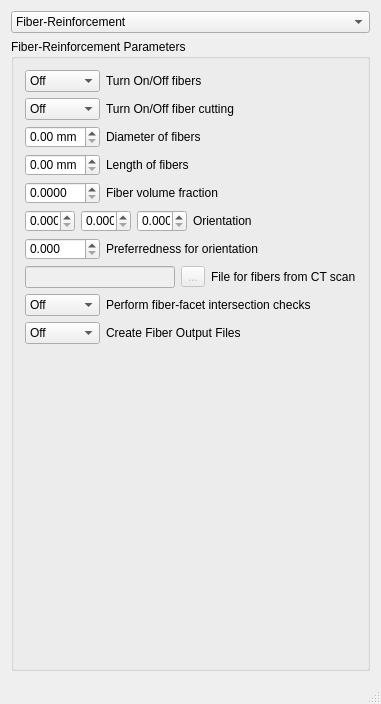
<?xml version='1.0' encoding='UTF-8'?>
<ui version="4.0">
 <class>MainWindow</class>
 <widget class="QMainWindow" name="MainWindow">
  <property name="geometry">
   <rect>
    <x>0</x>
    <y>0</y>
    <width>381</width>
    <height>704</height>
   </rect>
  </property>
  <property name="sizePolicy">
   <sizepolicy hsizetype="Expanding" vsizetype="Preferred">
    <horstretch>0</horstretch>
    <verstretch>0</verstretch>
   </sizepolicy>
  </property>
  <property name="windowIcon">
   <iconset>
    <normaloff>:/icons/PartDesign_Line.svg</normaloff>:/icons/PartDesign_Line.svg</iconset>
  </property>
  <property name="windowTitle">
   <string>Fiber-Reinforcement Parameters</string>
  </property>
  <property name="sizeGripEnabled" stdset="0">
   <bool>true</bool>
  </property>
  <widget class="QWidget" name="centralwidget">
   <property name="sizePolicy">
    <sizepolicy hsizetype="Expanding" vsizetype="Expanding">
     <horstretch>0</horstretch>
     <verstretch>0</verstretch>
    </sizepolicy>
   </property>
   <layout class="QGridLayout" name="gridLayout">
   <item row="0" column="0">
    <widget class="QComboBox" name="PrimitiveTypeCB">
     <property name="enabled">
      <bool>true</bool>
     </property>
     <property name="sizePolicy">
      <sizepolicy hsizetype="Minimum" vsizetype="Preferred">
       <horstretch>0</horstretch>
       <verstretch>0</verstretch>
      </sizepolicy>
     </property>
     <property name="maxVisibleItems">
      <number>16</number>
     </property>
     <item>
      <property name="text">
       <string notr="true">Fiber-Reinforcement</string>
      </property>
      <property name="icon">
       <iconset>
        <normaloff>:/icons/PartDesign_Line.svg</normaloff>:/icons/PartDesign_Line.svg</iconset>
      </property>
     </item>
     <item>
      <property name="text">
       <string notr="true">Fiber-Reinforcement - Sweep 3DP</string>
      </property>
      <property name="icon">
       <iconset>
        <normaloff>:/icons/PartDesign_Line.svg</normaloff>:/icons/PartDesign_Line.svg</iconset>
      </property>
     </item>
     <item>
      <property name="text">
       <string notr="true">Rebar Parameters</string>
      </property>
      <property name="icon">
       <iconset>
        <normaloff>:/icons/PartDesign_Line.svg</normaloff>:/icons/PartDesign_Line.svg</iconset>
      </property>
     </item>
     </widget>
   </item>
   <item row="1" column="0">
    <widget class="QGroupBox" name="groupBox_2">
     <property name="enabled">
      <bool>true</bool>
     </property>
     <property name="styleSheet">
      <string notr="true">border-color: rgb(182, 182, 182);</string>
     </property>
     <property name="title">
      <string>Fiber-Reinforcement Parameters</string>
     </property>
     <layout class="QGridLayout">
      <property name="leftMargin">
       <number>0</number>
      </property>
      <property name="topMargin">
       <number>0</number>
      </property>
      <property name="rightMargin">
       <number>0</number>
      </property>
      <property name="bottomMargin">
       <number>0</number>
      </property>
      <property name="spacing">
       <number>0</number>
      </property>
      <item row="0" column="0">
       <widget class="QStackedWidget" name="widgetStack2">
        <property name="enabled">
         <bool>true</bool>
        </property>
        <property name="styleSheet">
         <string notr="true">border-color: rgb(182, 182, 182);</string>
        </property>
        <property name="currentIndex">
         <number>0</number>
        </property>
        <widget class="QWidget" name="Page2_cylinder">
         <property name="enabled">
          <bool>true</bool>
         </property>
         <layout class="QGridLayout" name="gridLayout_3">
          <item row="0" column="0">
           <layout class="QHBoxLayout" name="horizontalLayout_3">
            <item>
             <widget class="QComboBox" name="fiberToggle">
              <property name="sizePolicy">
               <sizepolicy hsizetype="Fixed" vsizetype="Fixed">
                <horstretch>0</horstretch>
                <verstretch>0</verstretch>
               </sizepolicy>
              </property>
              <property name="minimumSize">
               <size>
                <width>75</width>
                <height>0</height>
               </size>
              </property>
              <property name="maximumSize">
               <size>
                <width>75</width>
                <height>16777215</height>
               </size>
              </property>
              <item>
               <property name="text">
                <string>Off</string>
               </property>
              </item>
              <item>
               <property name="text">
                <string>On</string>
               </property>
              </item>
             </widget>
            </item>
            <item>
             <widget class="QLabel" name="textLabel2_3">
              <property name="enabled">
               <bool>true</bool>
              </property>
              <property name="text">
               <string>Turn On/Off fibers</string>
              </property>
             </widget>
            </item>
           </layout>
          </item>
          <item row="1" column="0">
           <layout class="QHBoxLayout" name="horizontalLayout_4">
            <item>
             <widget class="QComboBox" name="fiberCutting">
              <property name="enabled">
               <bool>true</bool>
              </property>
              <property name="sizePolicy">
               <sizepolicy hsizetype="Fixed" vsizetype="Fixed">
                <horstretch>0</horstretch>
                <verstretch>0</verstretch>
               </sizepolicy>
              </property>
              <property name="minimumSize">
               <size>
                <width>75</width>
                <height>0</height>
               </size>
              </property>
              <property name="maximumSize">
               <size>
                <width>75</width>
                <height>16777215</height>
               </size>
              </property>
              <item>
               <property name="text">
                <string>Off</string>
               </property>
              </item>
              <item>
               <property name="text">
                <string>On</string>
               </property>
              </item>
             </widget>
            </item>
            <item>
             <widget class="QLabel" name="textLabel2_5">
              <property name="text">
               <string>Turn On/Off fiber cutting</string>
              </property>
             </widget>
            </item>
           </layout>
          </item>
          <item row="2" column="0">
           <layout class="QHBoxLayout" name="horizontalLayout_5">
            <item>
             <widget class="QDoubleSpinBox" name="fiberDiameter">
              <property name="sizePolicy">
               <sizepolicy hsizetype="Fixed" vsizetype="Fixed">
                <horstretch>0</horstretch>
                <verstretch>0</verstretch>
               </sizepolicy>
              </property>
              <property name="minimumSize">
               <size>
                <width>75</width>
                <height>20</height>
               </size>
              </property>
              <property name="maximumSize">
               <size>
                <width>75</width>
                <height>16777215</height>
               </size>
              </property>
              <property name="suffix">
               <string> mm</string>
              </property>
              <property name="maximum">
               <double>999999.000000000000000</double>
              </property>
             </widget>
            </item>
            <item>
             <widget class="QLabel" name="textLabel2_4">
              <property name="text">
               <string>Diameter of fibers</string>
              </property>
             </widget>
            </item>
           </layout>
          </item>
          <item row="3" column="0">
           <layout class="QHBoxLayout" name="horizontalLayout_6">
            <item>
             <widget class="QDoubleSpinBox" name="fiberLength">
              <property name="sizePolicy">
               <sizepolicy hsizetype="Fixed" vsizetype="Fixed">
                <horstretch>0</horstretch>
                <verstretch>0</verstretch>
               </sizepolicy>
              </property>
              <property name="minimumSize">
               <size>
                <width>75</width>
                <height>20</height>
               </size>
              </property>
              <property name="maximumSize">
               <size>
                <width>75</width>
                <height>16777215</height>
               </size>
              </property>
              <property name="suffix">
               <string> mm</string>
              </property>
              <property name="maximum">
               <double>999999.000000000000000</double>
              </property>
             </widget>
            </item>
            <item>
             <widget class="QLabel" name="textLabel2_6">
              <property name="text">
               <string>Length of fibers</string>
              </property>
             </widget>
            </item>
           </layout>
          </item>
          <item row="4" column="0">
           <layout class="QHBoxLayout" name="horizontalLayout_7">
            <item>
             <widget class="QDoubleSpinBox" name="fiberVol">
              <property name="sizePolicy">
               <sizepolicy hsizetype="Fixed" vsizetype="Fixed">
                <horstretch>0</horstretch>
                <verstretch>0</verstretch>
               </sizepolicy>
              </property>
              <property name="minimumSize">
               <size>
                <width>75</width>
                <height>20</height>
               </size>
              </property>
              <property name="maximumSize">
               <size>
                <width>75</width>
                <height>16777215</height>
               </size>
              </property>
              <property name="suffix">
               <string />
              </property>
              <property name="decimals">
               <number>4</number>
              </property>
              <property name="maximum">
               <double>999999.000000000000000</double>
              </property>
             </widget>
            </item>
            <item>
             <widget class="QLabel" name="textLabel2_7">
              <property name="text">
               <string>Fiber volume fraction</string>
              </property>
             </widget>
            </item>
           </layout>
          </item>
          <item row="5" column="0">
           <layout class="QHBoxLayout" name="horizontalLayout_8">
            <item>
             <widget class="QDoubleSpinBox" name="fiberOrien1">
              <property name="sizePolicy">
               <sizepolicy hsizetype="Fixed" vsizetype="Fixed">
                <horstretch>0</horstretch>
                <verstretch>0</verstretch>
               </sizepolicy>
              </property>
              <property name="minimumSize">
               <size>
                <width>50</width>
                <height>20</height>
               </size>
              </property>
              <property name="maximumSize">
               <size>
                <width>50</width>
                <height>16777215</height>
               </size>
              </property>
              <property name="suffix">
               <string />
              </property>
              <property name="decimals">
               <number>3</number>
              </property>
              <property name="maximum">
               <double>999999.000000000000000</double>
              </property>
             </widget>
            </item>
            <item>
             <widget class="QDoubleSpinBox" name="fiberOrien2">
              <property name="sizePolicy">
               <sizepolicy hsizetype="Fixed" vsizetype="Fixed">
                <horstretch>0</horstretch>
                <verstretch>0</verstretch>
               </sizepolicy>
              </property>
              <property name="minimumSize">
               <size>
                <width>50</width>
                <height>20</height>
               </size>
              </property>
              <property name="maximumSize">
               <size>
                <width>50</width>
                <height>16777215</height>
               </size>
              </property>
              <property name="suffix">
               <string />
              </property>
              <property name="decimals">
               <number>3</number>
              </property>
              <property name="maximum">
               <double>999999.000000000000000</double>
              </property>
             </widget>
            </item>
            <item>
             <widget class="QDoubleSpinBox" name="fiberOrien3">
              <property name="sizePolicy">
               <sizepolicy hsizetype="Fixed" vsizetype="Fixed">
                <horstretch>0</horstretch>
                <verstretch>0</verstretch>
               </sizepolicy>
              </property>
              <property name="minimumSize">
               <size>
                <width>50</width>
                <height>20</height>
               </size>
              </property>
              <property name="maximumSize">
               <size>
                <width>50</width>
                <height>16777215</height>
               </size>
              </property>
              <property name="suffix">
               <string />
              </property>
              <property name="decimals">
               <number>3</number>
              </property>
              <property name="maximum">
               <double>999999.000000000000000</double>
              </property>
             </widget>
            </item>
            <item>
             <widget class="QLabel" name="textLabel2_8">
              <property name="text">
               <string>Orientation</string>
              </property>
             </widget>
            </item>
           </layout>
          </item>
          <item row="6" column="0">
           <layout class="QHBoxLayout" name="horizontalLayout_9">
            <item>
             <widget class="QDoubleSpinBox" name="fiberPref">
              <property name="sizePolicy">
               <sizepolicy hsizetype="Fixed" vsizetype="Fixed">
                <horstretch>0</horstretch>
                <verstretch>0</verstretch>
               </sizepolicy>
              </property>
              <property name="minimumSize">
               <size>
                <width>75</width>
                <height>20</height>
               </size>
              </property>
              <property name="maximumSize">
               <size>
                <width>75</width>
                <height>16777215</height>
               </size>
              </property>
              <property name="suffix">
               <string />
              </property>
              <property name="decimals">
               <number>3</number>
              </property>
              <property name="maximum">
               <double>1.000000000000000</double>
              </property>
             </widget>
            </item>
            <item>
             <widget class="QLabel" name="textLabel2_9">
              <property name="text">
               <string>Preferredness for orientation</string>
              </property>
             </widget>
            </item>
           </layout>
          </item>
          <item row="7" column="0">
           <layout class="QHBoxLayout" name="horizontalLayout_10">
            <item>
             <widget class="QLineEdit" name="fiberFile">
              <property name="enabled">
               <bool>false</bool>
              </property>
              <property name="readOnly">
               <bool>false</bool>
              </property>
             </widget>
            </item>
            <item>
             <widget class="QToolButton" name="readFileButton">
              <property name="enabled">
               <bool>false</bool>
              </property>
              <property name="text">
               <string notr="true">...</string>
              </property>
             </widget>
            </item>
            <item>
             <widget class="QLabel" name="textLabel2_10">
              <property name="text">
               <string>File for fibers from CT scan</string>
              </property>
             </widget>
            </item>
           </layout>
          </item>
          <item row="8" column="0">
           <layout class="QHBoxLayout" name="horizontalLayout_19">
            <item>
             <widget class="QComboBox" name="fiberIntersections">
              <property name="enabled">
               <bool>true</bool>
              </property>
              <property name="sizePolicy">
               <sizepolicy hsizetype="Fixed" vsizetype="Fixed">
                <horstretch>0</horstretch>
                <verstretch>0</verstretch>
               </sizepolicy>
              </property>
              <property name="minimumSize">
               <size>
                <width>75</width>
                <height>0</height>
               </size>
              </property>
              <property name="maximumSize">
               <size>
                <width>75</width>
                <height>16777215</height>
               </size>
              </property>
              <item>
               <property name="text">
                <string>Off</string>
               </property>
              </item>
              <item>
               <property name="text">
                <string>On</string>
               </property>
              </item>
             </widget>
            </item>
            <item>
             <widget class="QLabel" name="textLabel2_19">
              <property name="text">
               <string>Perform fiber-facet intersection checks</string>
              </property>
             </widget>
            </item>
           </layout>
          </item>
          <item row="9" column="0">
           <layout class="QHBoxLayout" name="horizontalLayout_fiberOutput">
            <item>
             <widget class="QComboBox" name="fiberOutputFiles">
              <property name="enabled">
               <bool>true</bool>
              </property>
              <property name="sizePolicy">
               <sizepolicy hsizetype="Fixed" vsizetype="Fixed">
                <horstretch>0</horstretch>
                <verstretch>0</verstretch>
               </sizepolicy>
              </property>
              <property name="minimumSize">
               <size>
                <width>75</width>
                <height>0</height>
               </size>
              </property>
              <property name="maximumSize">
               <size>
                <width>75</width>
                <height>16777215</height>
               </size>
              </property>
              <item>
               <property name="text">
                <string>Off</string>
               </property>
              </item>
              <item>
               <property name="text">
                <string>On</string>
               </property>
              </item>
             </widget>
            </item>
            <item>
             <widget class="QLabel" name="textLabel_fiberOutput">
              <property name="text">
               <string>Create Fiber Output Files</string>
              </property>
             </widget>
            </item>
           </layout>
          </item>
          <item row="10" column="0">
           <spacer>
            <property name="orientation">
             <enum>Qt::Vertical</enum>
            </property>
            <property name="sizeType">
             <enum>QSizePolicy::Expanding</enum>
            </property>
            <property name="sizeHint" stdset="0">
             <size>
              <width>31</width>
              <height>81</height>
             </size>
            </property>
           </spacer>
          </item>
         </layout>
        </widget>
        <widget class="QWidget" name="Page2_cylinder_sweep3dp">
         <property name="enabled">
          <bool>true</bool>
         </property>
         <layout class="QGridLayout" name="gridLayout_3_sweep3dp">
          <item row="0" column="0">
           <layout class="QHBoxLayout" name="horizontalLayout_3_sweep3dp">
            <item>
             <widget class="QComboBox" name="fiberToggle_sweep3dp">
              <property name="sizePolicy">
               <sizepolicy hsizetype="Fixed" vsizetype="Fixed">
                <horstretch>0</horstretch>
                <verstretch>0</verstretch>
               </sizepolicy>
              </property>
              <property name="minimumSize">
               <size>
                <width>75</width>
                <height>0</height>
               </size>
              </property>
              <property name="maximumSize">
               <size>
                <width>75</width>
                <height>16777215</height>
               </size>
              </property>
              <item>
               <property name="text">
                <string>Off</string>
               </property>
              </item>
              <item>
               <property name="text">
                <string>On</string>
               </property>
              </item>
             </widget>
            </item>
            <item>
             <widget class="QLabel" name="textLabel2_3_sweep3dp">
              <property name="enabled">
               <bool>true</bool>
              </property>
              <property name="text">
               <string>Turn On/Off fibers</string>
              </property>
             </widget>
            </item>
           </layout>
          </item>
          <item row="1" column="0">
           <layout class="QHBoxLayout" name="horizontalLayout_4_sweep3dp">
            <item>
             <widget class="QComboBox" name="fiberCutting_sweep3dp">
              <property name="enabled">
               <bool>true</bool>
              </property>
              <property name="sizePolicy">
               <sizepolicy hsizetype="Fixed" vsizetype="Fixed">
                <horstretch>0</horstretch>
                <verstretch>0</verstretch>
               </sizepolicy>
              </property>
              <property name="minimumSize">
               <size>
                <width>75</width>
                <height>0</height>
               </size>
              </property>
              <property name="maximumSize">
               <size>
                <width>75</width>
                <height>16777215</height>
               </size>
              </property>
              <item>
               <property name="text">
                <string>Off</string>
               </property>
              </item>
              <item>
               <property name="text">
                <string>On</string>
               </property>
              </item>
             </widget>
            </item>
            <item>
             <widget class="QLabel" name="textLabel2_5_sweep3dp">
              <property name="text">
               <string>Turn On/Off fiber cutting</string>
              </property>
             </widget>
            </item>
           </layout>
          </item>
          <item row="2" column="0">
           <layout class="QHBoxLayout" name="horizontalLayout_5_sweep3dp">
            <item>
             <widget class="QDoubleSpinBox" name="fiberDiameter_sweep3dp">
              <property name="sizePolicy">
               <sizepolicy hsizetype="Fixed" vsizetype="Fixed">
                <horstretch>0</horstretch>
                <verstretch>0</verstretch>
               </sizepolicy>
              </property>
              <property name="minimumSize">
               <size>
                <width>75</width>
                <height>20</height>
               </size>
              </property>
              <property name="maximumSize">
               <size>
                <width>75</width>
                <height>16777215</height>
               </size>
              </property>
              <property name="suffix">
               <string> mm</string>
              </property>
              <property name="maximum">
               <double>999999.000000000000000</double>
              </property>
             </widget>
            </item>
            <item>
             <widget class="QLabel" name="textLabel2_4_sweep3dp">
              <property name="text">
               <string>Diameter of fibers</string>
              </property>
             </widget>
            </item>
           </layout>
          </item>
          <item row="3" column="0">
           <layout class="QHBoxLayout" name="horizontalLayout_6_sweep3dp">
            <item>
             <widget class="QDoubleSpinBox" name="fiberLength_sweep3dp">
              <property name="sizePolicy">
               <sizepolicy hsizetype="Fixed" vsizetype="Fixed">
                <horstretch>0</horstretch>
                <verstretch>0</verstretch>
               </sizepolicy>
              </property>
              <property name="minimumSize">
               <size>
                <width>75</width>
                <height>20</height>
               </size>
              </property>
              <property name="maximumSize">
               <size>
                <width>75</width>
                <height>16777215</height>
               </size>
              </property>
              <property name="suffix">
               <string> mm</string>
              </property>
              <property name="maximum">
               <double>999999.000000000000000</double>
              </property>
             </widget>
            </item>
            <item>
             <widget class="QLabel" name="textLabel2_6_sweep3dp">
              <property name="text">
               <string>Length of fibers</string>
              </property>
             </widget>
            </item>
           </layout>
          </item>
          <item row="4" column="0">
           <layout class="QHBoxLayout" name="horizontalLayout_7_sweep3dp">
            <item>
             <widget class="QDoubleSpinBox" name="fiberVol_sweep3dp">
              <property name="sizePolicy">
               <sizepolicy hsizetype="Fixed" vsizetype="Fixed">
                <horstretch>0</horstretch>
                <verstretch>0</verstretch>
               </sizepolicy>
              </property>
              <property name="minimumSize">
               <size>
                <width>75</width>
                <height>20</height>
               </size>
              </property>
              <property name="maximumSize">
               <size>
                <width>75</width>
                <height>16777215</height>
               </size>
              </property>
              <property name="suffix">
               <string />
              </property>
              <property name="decimals">
               <number>4</number>
              </property>
              <property name="maximum">
               <double>999999.000000000000000</double>
              </property>
             </widget>
            </item>
            <item>
             <widget class="QLabel" name="textLabel2_7_sweep3dp">
              <property name="text">
               <string>Fiber volume fraction</string>
              </property>
             </widget>
            </item>
           </layout>
          </item>
          <item row="5" column="0">
           <layout class="QHBoxLayout" name="horizontalLayout_orientationPath_sweep3dp">
            <item>
             <widget class="QLabel" name="textLabel_orientationPath_sweep3dp">
              <property name="text">
               <string>Orientation path</string>
              </property>
             </widget>
            </item>
            <item>
             <widget class="QComboBox" name="orientationPathType_sweep3dp">


              <property name="enabled">
               <bool>true</bool>
              </property>
              <item>
               <property name="text">
                <string>Straight Line Path</string>
               </property>
              </item>
              <item>
               <property name="text">
                <string>Square Path</string>
               </property>
              </item>
              <item>
               <property name="text">
                <string>FreeCAD Sketch</string>
               </property>
              </item>
              <item>
               <property name="text">
                <string>Raster Slabs</string>
               </property>
              </item>
             </widget>
            </item>
           </layout>
          </item>
          <item row="6" column="0">
           <layout class="QHBoxLayout" name="horizontalLayout_orientationPathSketch_sweep3dp">
            <item>
             <widget class="QLabel" name="textLabel_orientationPathSketch_sweep3dp">
              <property name="text">
               <string>Select sketch:</string>
              </property>
             </widget>
            </item>
            <item>
             <widget class="QComboBox" name="orientationPathSketch_sweep3dp">


              <property name="enabled">
               <bool>true</bool>
              </property>
              <property name="sizePolicy">
               <sizepolicy hsizetype="Expanding" vsizetype="Fixed">
                <horstretch>0</horstretch>
                <verstretch>0</verstretch>
               </sizepolicy>
              </property>
             </widget>
            </item>
            <item>
             <widget class="QLineEdit" name="orientationPathSketchName_sweep3dp">


              <property name="enabled">
               <bool>true</bool>
              </property>
              <property name="readOnly">
               <bool>true</bool>
              </property>
              <property name="placeholderText">
               <string>No sketch selected</string>
              </property>
             </widget>
            </item>
           </layout>
          </item>
          <item row="7" column="0">
           <layout class="QHBoxLayout" name="horizontalLayout_orientationSegments_sweep3dp">
            <item>
             <widget class="QSpinBox" name="orientationSegments_sweep3dp">
              <property name="sizePolicy">
               <sizepolicy hsizetype="Fixed" vsizetype="Fixed">
                <horstretch>0</horstretch>
                <verstretch>0</verstretch>
               </sizepolicy>
              </property>
              <property name="minimumSize">
               <size>
                <width>75</width>
                <height>20</height>
               </size>
              </property>
              <property name="maximumSize">
               <size>
                <width>75</width>
                <height>16777215</height>
               </size>
              </property>
              <property name="minimum">
               <number>1</number>
              </property>
              <property name="maximum">
               <number>1000</number>
              </property>
              <property name="value">
               <number>36</number>
              </property>
             </widget>
            </item>
            <item>
             <widget class="QLabel" name="textLabel_orientationSegments_sweep3dp">
              <property name="text">
               <string>Number of orientation segments</string>
              </property>
             </widget>
            </item>
           </layout>
          </item>
          <item row="8" column="0">
           <layout class="QHBoxLayout" name="horizontalLayout_9_sweep3dp">
            <item>
             <widget class="QDoubleSpinBox" name="fiberPref_sweep3dp">
              <property name="sizePolicy">
               <sizepolicy hsizetype="Fixed" vsizetype="Fixed">
                <horstretch>0</horstretch>
                <verstretch>0</verstretch>
               </sizepolicy>
              </property>
              <property name="minimumSize">
               <size>
                <width>75</width>
                <height>20</height>
               </size>
              </property>
              <property name="maximumSize">
               <size>
                <width>75</width>
                <height>16777215</height>
               </size>
              </property>
              <property name="suffix">
               <string />
              </property>
              <property name="decimals">
               <number>3</number>
              </property>
              <property name="maximum">
               <double>1.000000000000000</double>
              </property>
             </widget>
            </item>
            <item>
             <widget class="QLabel" name="textLabel2_9_sweep3dp">
              <property name="text">
               <string>Preferredness for orientation</string>
              </property>
             </widget>
            </item>
           </layout>
          </item>
          <item row="10" column="0">
           <layout class="QHBoxLayout" name="horizontalLayout_19_sweep3dp">
            <item>
             <widget class="QComboBox" name="fiberIntersections_sweep3dp">
              <property name="enabled">
               <bool>true</bool>
              </property>
              <property name="sizePolicy">
               <sizepolicy hsizetype="Fixed" vsizetype="Fixed">
                <horstretch>0</horstretch>
                <verstretch>0</verstretch>
               </sizepolicy>
              </property>
              <property name="minimumSize">
               <size>
                <width>75</width>
                <height>0</height>
               </size>
              </property>
              <property name="maximumSize">
               <size>
                <width>75</width>
                <height>16777215</height>
               </size>
              </property>
              <item>
               <property name="text">
                <string>Off</string>
               </property>
              </item>
              <item>
               <property name="text">
                <string>On</string>
               </property>
              </item>
             </widget>
            </item>
            <item>
             <widget class="QLabel" name="textLabel2_19_sweep3dp">
              <property name="text">
               <string>Perform fiber-facet intersection checks</string>
              </property>
             </widget>
            </item>
           </layout>
          </item>
          <item row="11" column="0">
           <layout class="QHBoxLayout" name="horizontalLayout_fiberOutput_sweep3dp">
            <item>
             <widget class="QComboBox" name="fiberOutputFiles_sweep3dp">
              <property name="enabled">
               <bool>true</bool>
              </property>
              <property name="sizePolicy">
               <sizepolicy hsizetype="Fixed" vsizetype="Fixed">
                <horstretch>0</horstretch>
                <verstretch>0</verstretch>
               </sizepolicy>
              </property>
              <property name="minimumSize">
               <size>
                <width>75</width>
                <height>0</height>
               </size>
              </property>
              <property name="maximumSize">
               <size>
                <width>75</width>
                <height>16777215</height>
               </size>
              </property>
              <item>
               <property name="text">
                <string>Off</string>
               </property>
              </item>
              <item>
               <property name="text">
                <string>On</string>
               </property>
              </item>
             </widget>
            </item>
            <item>
             <widget class="QLabel" name="textLabel_fiberOutput_sweep3dp">
              <property name="text">
               <string>Create Fiber Output Files</string>
              </property>
             </widget>
            </item>
           </layout>
          </item>
          <item row="12" column="0">
           <spacer>
            <property name="orientation">
             <enum>Qt::Vertical</enum>
            </property>
            <property name="sizeType">
             <enum>QSizePolicy::Expanding</enum>
            </property>
            <property name="sizeHint" stdset="0">
             <size>
              <width>31</width>
              <height>81</height>
             </size>
            </property>
           </spacer>
          </item>
         </layout>
        </widget>
        <widget class="QWidget" name="Page3_cone">
         <property name="visible">
          <bool>false</bool>
         </property>
         <layout class="QVBoxLayout" name="verticalLayout_rebarPlaceholder">
          <item>
           <spacer name="verticalSpacer_rebarPlaceholder">
            <property name="orientation">
             <enum>Qt::Vertical</enum>
            </property>
            <property name="sizeHint" stdset="0">
             <size>
              <width>20</width>
              <height>40</height>
             </size>
            </property>
           </spacer>
          </item>
         </layout>
        </widget>
        </widget>
      </item>
     </layout>
    </widget>
   </item>
  </layout>
  </widget>
  <widget class="QMenuBar" name="menubar">
   <property name="geometry">
    <rect>
     <x>0</x>
     <y>0</y>
     <width>381</width>
     <height>21</height>
    </rect>
   </property>
  </widget>
  <widget class="QStatusBar" name="statusbar"/>
 </widget>
 <layoutdefault spacing="6" margin="11" />
 <tabstops>
  <tabstop>PrimitiveTypeCB</tabstop>
 </tabstops>
 <resources>
  <include location="../icons.qrc" />
 </resources>
 <connections>
  <connection>
   <sender>PrimitiveTypeCB</sender>
   <signal>activated(int)</signal>
   <receiver>widgetStack2</receiver>
   <slot>setCurrentIndex(int)</slot>
   <hints>
    <hint type="sourcelabel">
     <x>85</x>
     <y>50</y>
    </hint>
    <hint type="destinationlabel">
     <x>230</x>
     <y>116</y>
    </hint>
   </hints>
  </connection>
 </connections>
</ui>
